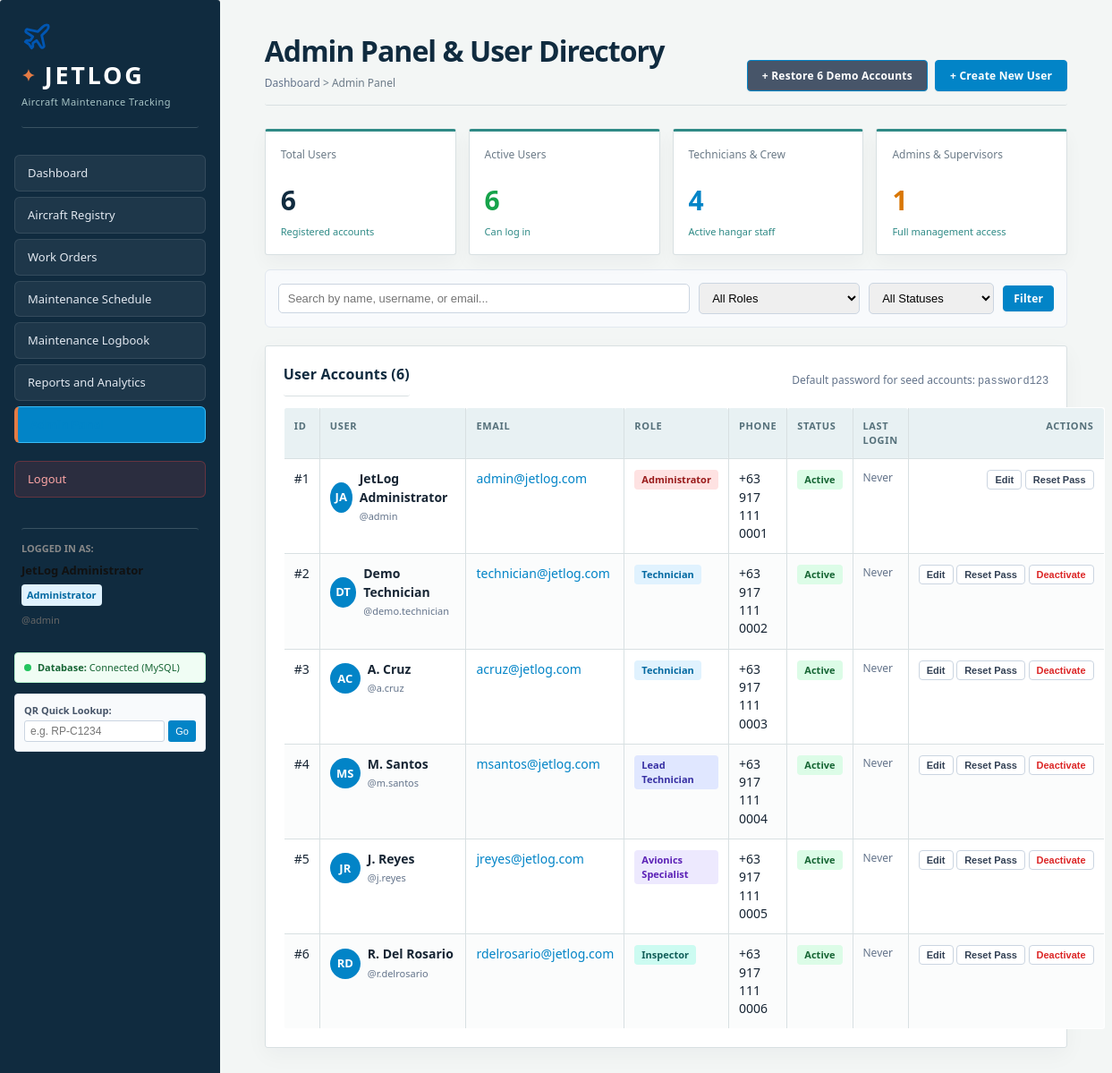
/admin.php (signed in), run on the app's committed database.
### tables this page shows
CREATE TABLE `users` (
  `user_id` INT UNSIGNED NOT NULL AUTO_INCREMENT,
  `username` VARCHAR(50) NOT NULL UNIQUE,
  `email` VARCHAR(120) NOT NULL UNIQUE,
  `password_hash` VARCHAR(255) NOT NULL,
  `first_name` VARCHAR(50) NOT NULL,
  `last_name` VARCHAR(50) NOT NULL,
  `role` ENUM('Administrator', 'Maintenance Supervisor', 'Lead Technician', 'Technician', 'Avionics Specialist', 'Inspector') NOT NULL DEFAULT 'Technician',
  `phone` VARCHAR(30) NULL,
  `status` ENUM('Active', 'Inactive', 'Suspended') NOT NULL DEFAULT 'Active',
  `last_login` DATETIME NULL,
  `created_at` TIMESTAMP NOT NULL DEFAULT CURRENT_TIMESTAMP,
  `updated_at` TIMESTAMP NOT NULL DEFAULT CURRENT_TIMESTAMP ON UPDATE CURRENT_TIMESTAMP,
  PRIMARY KEY (`user_id`),
  INDEX `idx_users_role` (`role`),
  INDEX `idx_users_status` (`status`)
);

### auth.php (called while the page is built, shortened)
<?php
require_once __DIR__ . '/db.php';
function getCurrentUser(): ?array {
    return $_SESSION['jetlog_user'] ?? null;
}
function isAdmin(): bool {
    $user = getCurrentUser();
    $role = $user['role'] ?? '';
    return in_array($role, ['Administrator', 'Maintenance Supervisor'], true);
}

### db.php (called while the page is built, shortened)
<?php
function getDbConnection(): PDO {
    static $pdo = null;
    if ($pdo === null) {
        $dsn = sprintf('mysql:host=%s;port=%s;dbname=%s;charset=%s', DB_HOST, DB_PORT, DB_NAME, DB_CHARSET);
        $options = [
            PDO::ATTR_ERRMODE            => PDO::ERRMODE_EXCEPTION,
            PDO::ATTR_DEFAULT_FETCH_MODE => PDO::FETCH_ASSOC,
            PDO::ATTR_EMULATE_PREPARES   => false,
            PDO::ATTR_TIMEOUT            => 5,
        ];
        try {
            $pdo = new PDO($dsn, DB_USER, DB_PASS, $options);
        } catch (PDOException $e) {
            error_log('Database Connection Error: ' . $e->getMessage());
            throw new Exception("Unable to connect to JetLog database '" . DB_NAME . "'. Please ensure MySQL is running in XAMPP.");
        }
    }
    return $pdo;
}
function testDbConnection(): bool {
    try {
        $pdo = getDbConnection();
        return ($pdo !== null);
    } catch (Exception $e) {
        return false;
    }
}

### admin.php (the view, shortened to what this page needs)
<?php
require_once __DIR__ . '/auth.php';
$currentUser = getCurrentUser();
$activePage = 'admin';
$pdo = getDbConnection();
$search = trim($_GET['search'] ?? '');
$sql = 'SELECT * FROM users WHERE 1=1';
$params = [];
$sql .= ' ORDER BY user_id ASC';
$usersStmt = $pdo->prepare($sql);
$usersStmt->execute($params);
$users = $usersStmt->fetchAll();
$totalUsers = (int)$pdo->query('SELECT COUNT(*) FROM users')->fetchColumn();
$activeUsers = (int)$pdo->query('SELECT COUNT(*) FROM users WHERE status="Active"')->fetchColumn();
$adminUsers = (int)$pdo->query('SELECT COUNT(*) FROM users WHERE role IN ("Administrator", "Maintenance Supervisor")')->fetchColumn();
$techUsers = (int)$pdo->query('SELECT COUNT(*) FROM users WHERE role IN ("Technician", "Lead Technician", "Avionics Specialist")')->fetchColumn();
?>
<!DOCTYPE html>
<html lang="en">
<head>
<link rel="stylesheet" href="styles.css">
</head>
<body>
<div class="layout">
  <?php include __DIR__ . '/navbar.php'; ?>
  <main class="main">
    <div class="page-header" style="display:flex; justify-content:space-between; align-items:flex-end;">
      <div>
        <h1>Admin Panel &amp; User Directory</h1>
        <div class="breadcrumb">
          <a href="dashboard.php" style="color:#64748b; text-decoration:none;">Dashboard</a> &gt; Admin Panel
        </div>
      </div>
      <div style="display:flex; gap:8px;">
        <form method="POST" action="admin.php" style="display:inline;" onsubmit="return confirm('Restore default system demo users (Admin, Lead Tech, Technicians)? Existing records will not be duplicated.');">
          <button type="submit" class="btn" style="background:#475569; font-size:12px;">+ Restore 6 Demo Accounts</button>
        </form>
        <button type="button" class="btn" onclick="openAddModal()" style="font-size:12px;">+ Create New User</button>
      </div>
    </div>
    <div class="card-grid">
      <div class="stat-card">
        <div class="stat-label">Total Users</div>
        <div class="stat-value"><?= $totalUsers ?></div>
        <div class="stat-hint">Registered accounts</div>
      </div>
      <div class="stat-card">
        <div class="stat-label">Active Users</div>
        <div class="stat-value" style="color:#16a34a;"><?= $activeUsers ?></div>
        <div class="stat-hint">Can log in</div>
      </div>
      <div class="stat-card">
        <div class="stat-label">Technicians &amp; Crew</div>
        <div class="stat-value" style="color:#0284c7;"><?= $techUsers ?></div>
        <div class="stat-hint">Active hangar staff</div>
      </div>
      <div class="stat-card">
        <div class="stat-label">Admins &amp; Supervisors</div>
        <div class="stat-value" style="color:#d97706;"><?= $adminUsers ?></div>
        <div class="stat-hint">Full management access</div>
      </div>
    </div>
    <form method="GET" action="admin.php" class="filter-bar">
      <div style="flex:1; min-width:200px;">
        <input type="text" name="search" class="form-control" placeholder="Search by name, username, or email..." value="<?= htmlspecialchars($search) ?>">
      </div>
      <div style="width:180px;">
        <select name="role" class="form-control">
          <option value="">All Roles</option>
        </select>
      </div>
      <div style="width:140px;">
        <select name="status" class="form-control">
          <option value="">All Statuses</option>
        </select>
      </div>
      <button type="submit" class="btn small" style="cursor:pointer;">Filter</button>
    </form>
    <div class="panel">
      <div style="display:flex; justify-content:space-between; align-items:center; margin-bottom:12px;">
        <h2 style="margin:0;">User Accounts (<?= count($users) ?>)</h2>
        <span style="font-size:12px; color:#64748b;">Default password for seed accounts: <code>password123</code></span>
      </div>
      <table class="wire">
        <thead>
          <tr>
            <th>ID</th>
            <th>User</th>
            <th>Email</th>
            <th>Role</th>
            <th>Phone</th>
            <th>Status</th>
            <th>Last Login</th>
            <th style="text-align:right;">Actions</th>
          </tr>
        </thead>
        <tbody>
          <?php if (!empty($users)): ?>
            <?php foreach ($users as $u): ?>
              <?php
                $roleClass = match($u['role']) {
                  'Administrator' => 'role-admin',
                  'Maintenance Supervisor' => 'role-supervisor',
                  'Lead Technician' => 'role-lead',
                  'Avionics Specialist' => 'role-avionics',
                  'Inspector' => 'role-inspector',
                  default => 'role-tech',
                };
                $statusClass = match($u['status']) {
                  'Active' => 'status-active',
                  'Inactive' => 'status-inactive',
                  default => 'status-suspended',
                };
                $initials = strtoupper(substr($u['first_name'], 0, 1) . substr($u['last_name'], 0, 1));
              ?>
              <tr>
                <td>#<?= (int)$u['user_id'] ?></td>
                <td>
                  <div style="display:flex; align-items:center;">
                    <div class="user-avatar"><?= htmlspecialchars($initials) ?></div>
                    <div>
                      <strong><?= htmlspecialchars($u['first_name'] . ' ' . $u['last_name']) ?></strong><br>
                      <span style="font-size:11px; color:#64748b;">@<?= htmlspecialchars($u['username']) ?></span>
                    </div>
                  </div>
                </td>
                <td>
                  <a href="mailto:<?= htmlspecialchars($u['email']) ?>" style="color:#0284c7; text-decoration:none;">
                    <?= htmlspecialchars($u['email']) ?>
                  </a>
                </td>
                <td>
                  <span class="role-badge <?= $roleClass ?>">
                    <?= htmlspecialchars($u['role']) ?>
                  </span>
                </td>
                <td><?= htmlspecialchars($u['phone'] ?: '—') ?></td>
                <td>
                  <span class="role-badge <?= $statusClass ?>">
                    <?= htmlspecialchars($u['status']) ?>
                  </span>
                </td>
                <td style="font-size:12px; color:#64748b;">
                  <?= !empty($u['last_login']) ? date('M d, Y H:i', strtotime($u['last_login'])) : 'Never' ?>
                </td>
                <td style="text-align:right; white-space:nowrap;">
                  <button type="button" class="btn-sm" onclick='openEditModal(<?= json_encode($u) ?>)'>Edit</button>
                  <button type="button" class="btn-sm" onclick="openResetModal(<?= (int)$u['user_id'] ?>, '<?= htmlspecialchars($u['username'], ENT_QUOTES) ?>')">Reset Pass</button>
                  <?php if ((int)$u['user_id'] !== (int)($currentUser['user_id'] ?? 0)): ?>
                    <form method="POST" action="admin.php" style="display:inline;" onsubmit="return confirm('Toggle status for <?= htmlspecialchars($u['username'], ENT_QUOTES) ?>?');">
                      <button type="submit" class="btn-sm" style="color: <?= $u['status'] === 'Active' ? '#dc2626' : '#16a34a' ?>;">
                        <?= $u['status'] === 'Active' ? 'Deactivate' : 'Activate' ?>
                      </button>
                    </form>
                  <?php endif; ?>
                </td>
              </tr>
            <?php endforeach; ?>
          <?php endif; ?>
        </tbody>
      </table>
    </div>
  </main>
</div>
</body>
</html>

### navbar.php (shortened to what this page needs)
<?php
require_once __DIR__ . '/auth.php';
$activePage = $activePage ?? '';
$userIsAdmin = (function_exists('isAdmin') && isAdmin())
    || in_array(($currentUser['role'] ?? ''), ['Administrator', 'Maintenance Supervisor'], true);
?>
<aside class="sidebar">
  <div class="brand">
    <div class="brand-logo" style="margin-bottom: 6px;">
    </div>
    <div class="brand-name">JETLOG</div>
    <div class="brand-sub">Aircraft Maintenance Tracking</div>
  </div>
  <nav>
    <a href="dashboard.php" class="<?= $activePage === 'dashboard' ? 'active' : '' ?>">Dashboard</a>
    <a href="aircraft.php" class="<?= $activePage === 'aircraft' ? 'active' : '' ?>">Aircraft Registry</a>
    <a href="work-orders.php" class="<?= $activePage === 'work-orders' ? 'active' : '' ?>">Work Orders</a>
    <a href="schedule.php" class="<?= $activePage === 'schedule' ? 'active' : '' ?>">Maintenance Schedule</a>
    <a href="logbook.php" class="<?= $activePage === 'logbook' ? 'active' : '' ?>">Maintenance Logbook</a>
    <a href="reports.php" class="<?= $activePage === 'reports' ? 'active' : '' ?>">Reports and Analytics</a>
    <?php if ($userIsAdmin): ?>
      <a href="admin.php" class="<?= $activePage === 'admin' ? 'active' : '' ?>" style="font-weight:700; color:#0284c7;">Admin Panel</a>
    <?php endif; ?>
    <a href="logout.php" class="logout" onclick="return confirm('Are you sure you want to log out?');">Logout</a>
  </nav>
  <div class="sidebar-note">
    <div style="font-size: 11px; text-transform: uppercase; color: #888; font-weight: bold; margin-bottom: 3px;">Logged in as:</div>
    <strong style="color: #111; font-size: 13px;"><?= htmlspecialchars(($currentUser['first_name'] ?? '') . ' ' . ($currentUser['last_name'] ?? '')) ?></strong><br>
    <span style="display: inline-block; background: #e0f2fe; color: #0369a1; padding: 2px 6px; border-radius: 4px; font-size: 11px; font-weight: 600; margin-top: 4px;">
      <?= htmlspecialchars($currentUser['role'] ?? 'Technician') ?>
    </span>
    <div style="margin-top: 6px; font-size: 11px; color: #666;">
      @<?= htmlspecialchars($currentUser['username'] ?? 'user') ?>
    </div>
  </div>
  <?php $dbOk = function_exists('testDbConnection') ? testDbConnection() : false; ?>
  <?php if ($dbOk): ?>
    <div style="margin-top: 14px; padding: 8px 10px; background: #f0fdf4; border: 1px solid #bbf7d0; border-radius: 4px; font-size: 11px; color: #166534;">
      <span style="display:inline-block; width:8px; height:8px; background:#22c55e; border-radius:50%; margin-right:4px;"></span>
      <strong>Database:</strong> Connected (MySQL)
    </div>
  <?php endif; ?>
  <div style="margin-top: 12px; padding: 10px; background: #f8fafc; border: 1px solid #e2e8f0; border-radius: 4px;">
    <div style="font-size: 11px; font-weight: bold; color: #475569; margin-bottom: 4px;">QR Quick Lookup:</div>
    <form method="GET" action="aircraft-profile.php" style="display:flex; gap:4px;">
      <input type="text" name="reg" placeholder="e.g. RP-C1234" style="width:100%; padding:4px 6px; font-size:12px; border:1px solid #cbd5e1; border-radius:3px;">
      <button type="submit" style="padding:4px 8px; font-size:11px; background:#0284c7; color:#fff; border:none; border-radius:3px; cursor:pointer;">Go</button>
    </form>
  </div>
</aside>

### admin.php (style rules this page uses)
.role-badge { display: inline-block; padding: 3px 8px; border-radius: 4px; font-size: 11px; font-weight: 600; }
.role-admin { background: #fee2e2; color: #991b1b; }
.role-lead { background: #e0e7ff; color: #3730a3; }
.role-tech { background: #e0f2fe; color: #0369a1; }
.role-avionics { background: #ede9fe; color: #5b21b6; }
.role-inspector { background: #ccfbf1; color: #115e59; }
.status-active { background: #dcfce7; color: #166534; font-weight: 600; }
.user-avatar { width: 34px; height: 34px; border-radius: 50%; background: #0284c7; color: #fff; display: inline-flex; align-items: center; justify-content: center; font-weight: bold; font-size: 13px; vertical-align: middle; margin-right: 8px; }
.filter-bar { display: flex; flex-wrap: wrap; gap: 10px; margin-bottom: 20px; background: #f8fafc; padding: 14px; border-radius: 6px; border: 1px solid #e2e8f0; align-items: center; }
.btn-sm { padding: 4px 8px; font-size: 11px; border-radius: 4px; border: 1px solid #cbd5e1; background: #fff; cursor: pointer; text-decoration: none; color: #334155; font-weight: 600; }
.form-control { width: 100%; padding: 8px 10px; border: 1px solid #cbd5e1; border-radius: 5px; font-size: 13px; box-sizing: border-box; }

### data on the page
users: first_name+last_name "JetLog Administrator", role "Administrator", username "admin", user_id "1", initials "JA", email "admin@jetlog.com", phone "+63 917 111 0001", status "Active", shows "Never"
users: user_id "2", initials "DT", first_name+last_name "Demo Technician", username "demo.technician", email "technician@jetlog.com", role "Technician", phone "+63 917 111 0002", status "Active", shows "Never", shows "Deactivate"
users: user_id "3", initials "AC", first_name+last_name "A. Cruz", username "a.cruz", email "acruz@jetlog.com", role "Technician", phone "+63 917 111 0003", status "Active", shows "Never", shows "Deactivate"
users: user_id "4", initials "MS", first_name+last_name "M. Santos", username "m.santos", email "msantos@jetlog.com", role "Lead Technician", phone "+63 917 111 0004", status "Active", shows "Never", shows "Deactivate"
users: user_id "5", initials "JR", first_name+last_name "J. Reyes", username "j.reyes", email "jreyes@jetlog.com", role "Avionics Specialist", phone "+63 917 111 0005", status "Active", shows "Never", shows "Deactivate"
users: user_id "6", initials "RD", first_name+last_name "R. Del Rosario", username "r.delrosario", email "rdelrosario@jetlog.com", role "Inspector", phone "+63 917 111 0006", status "Active", shows "Never", shows "Deactivate"

### other printed values
$totalUsers "6"
$activeUsers "6"
$techUsers "4"
$adminUsers "1"
count($users) "6"
